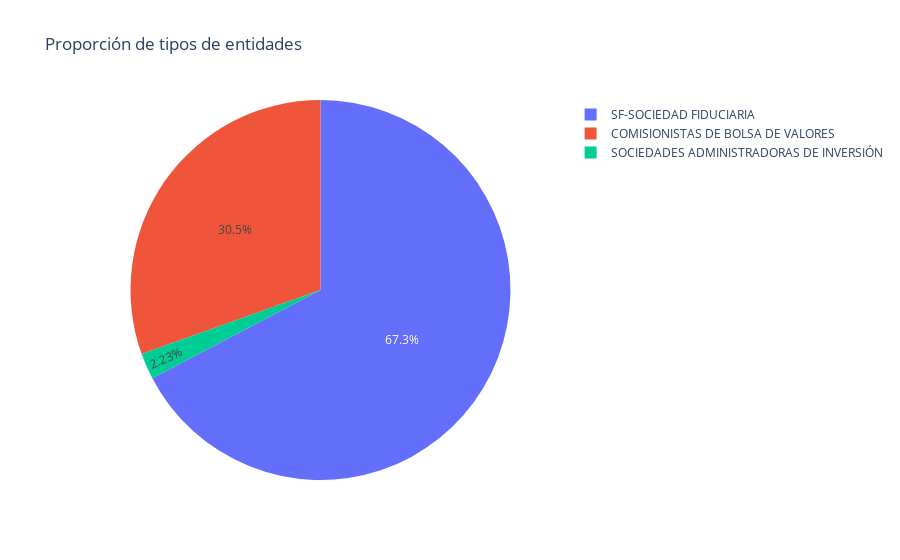

The notebook cell this image was saved under:
### Code cell
# Contar la frecuencia de cada entidad y convertirlo en un DataFrame
frecuencia_entidades = df_FondosInversion_colectiva['NOMBRE_TIPO_ENTIDAD'].value_counts().reset_index()

# Renombrar las columnas para mejor legibilidad
frecuencia_entidades.columns = ['Nombre de tipo entidad', 'Frecuencia']

# Crear gráfico de pastel
fig = px.pie(names=frecuencia_entidades['Nombre de tipo entidad'], 
             values=frecuencia_entidades['Frecuencia'],
             title='Proporción de tipos de entidades')

# Mostrar gráfico
fig.show()

### Figure 1 — Plotly figure (JSON) as saved in the notebook; plotly's stock layout.template omitted (floating-point values rounded to 4 significant figures)
{"data": [{"domain": {"x": [0, 1], "y": [0, 1]}, "hovertemplate": "label=%{label}<br>value=%{value}<extra></extra>", "labels": ["SF-SOCIEDAD FIDUCIARIA", "COMISIONISTAS DE BOLSA DE VALORES", "SOCIEDADES ADMINISTRADORAS DE INVERSIÓN"], "legendgroup": "", "name": "", "showlegend": true, "type": "pie", "values": [1457796, 659843, 48295]}], "layout": {"legend": {"tracegroupgap": 0}, "title": {"text": "Proporción de tipos de entidades"}}}
